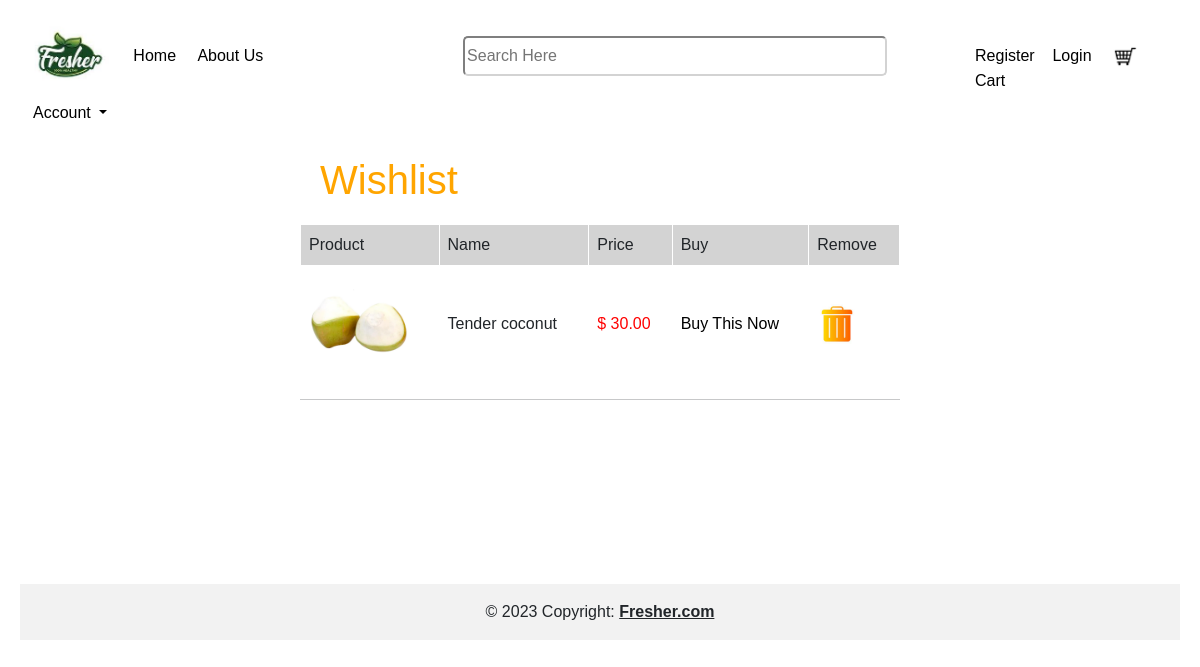
The page /main/viewwish (signed in) on the database its author committed.
### main/models.py (models this page shows, shortened)
class Wishlist(models.Model):
    user = models.ForeignKey(User, on_delete=models.CASCADE)
    items = models.ForeignKey(AllItems, on_delete=models.CASCADE)

class AllItems(models.Model):
    name = models.CharField(max_length=255,primary_key=True)
    description = models.TextField()
    price = models.DecimalField(max_digits=10, decimal_places=2)
    oldprice=models.DecimalField(max_digits=10, decimal_places=2,null=True)
    product = models.ForeignKey(Product, on_delete=models.CASCADE)
    image = models.ImageField(upload_to='product_images/',blank=True)
    stock_quantity = models.PositiveIntegerField(default=50)

### main/views.py (the view)
# urls.py: path('viewwish',views.wishlist,name="wishlist"),
@login_required(login_url='lo')
def wishlist(request):
    wish=Wishlist.objects.filter(user=request.user)
    return render(request,'wishlist.html',{'wish':wish})

### templates/wishlist.html (shortened to what this page needs)
{% extends 'base.html' %}
{% load static %}
    {% block link %}
    <link rel='stylesheet' href="{% static "css/main.css" %}">
    {% endblock %}
    {% block content %}
</head>
<body>
    <h1 class="ww " style="color:orange">Wishlist</h1>
    <div id="cart-container">
        <table>
            <thead style="background-color:lightgray;justify-content:center">
                <tr>
                   <td>Product</td>
                   <td>Name</td>
                   <td>Price</td>
                 <td>Buy</td>
                   <td>Remove</td>
                </tr>
            </thead>
            <tbody>
                {% for item in wish %}
                <tr>
                    <td  class="round-circle"><img src="/supermarket/{{item.items.image}}" width="100px"></td>
                    <td>{{item.items.name}}</td>
                    <td class="rupee" style='color:red;' name="price">$ {{item.items.price}}</td>
                    <td>
                        <a href="{% url 'placeorder' %}" style="text-decoration:none;color:black;"> Buy This Now</a>
                          </td>
                    <td>
                        <a href="{% url 'rejectwish' item.id  %}"><img src="../static/images/download (1).jpeg" width="40px"></a>
                    </a></td>
                </tr>
                {% endfor %}
            </tbody>
        </table><hr>
    </div>
    {% endblock%}

### static/css/main.css (style rules this page uses)
body { font-family: Arial, sans-serif; margin: 20px; }
#cart-container { max-width: 600px; margin: 0 auto; }
table { gap: 20px; width: 100%; border-collapse: collapse; margin-top: 20px; }
th, td { border: 1px solid white; padding: 8px; text-align: left; }
.ww { margin-left: 300px; }

### rows shown on the page
Wishlist: items.image (picture), items.name "Tender coconut", items.price "30.00"
